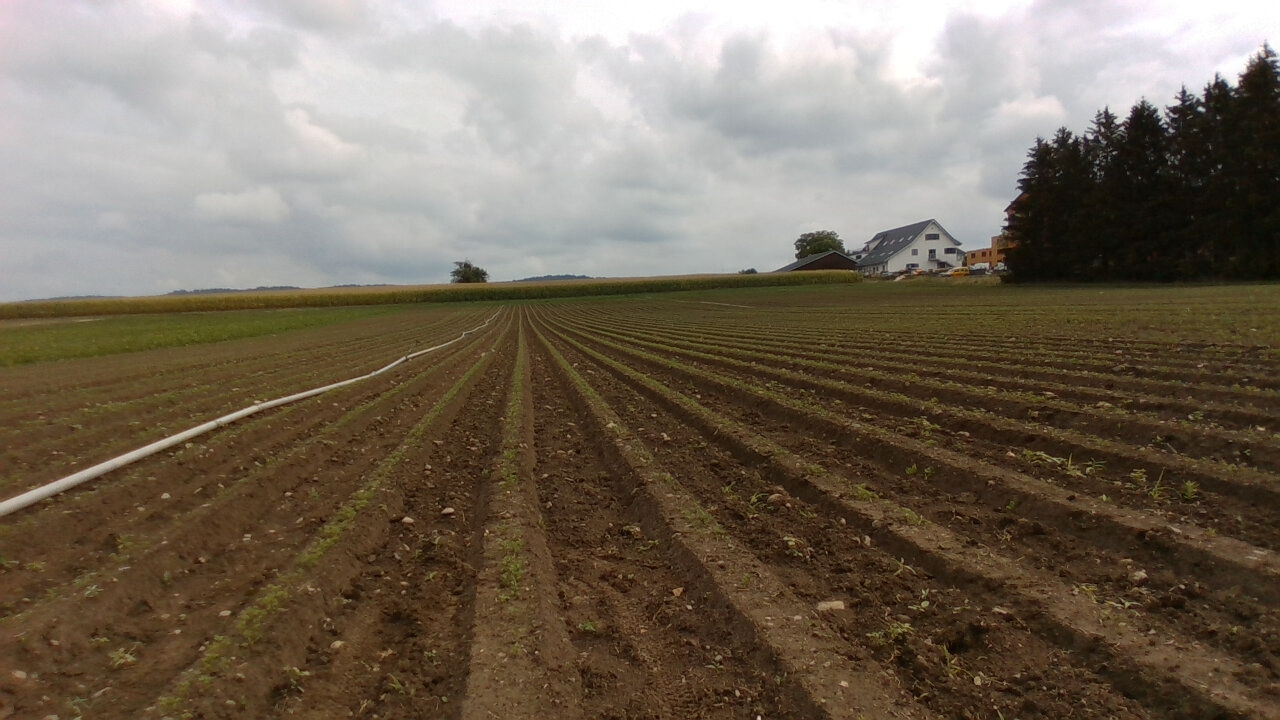
#> input picture Images_Preprocess/crops5.jpg, 1280 x 720 px
$ jupyter execute --allow-errors CropDetection.ipynb   (older library calls are emulated)
#> lines starting #> are read from the running program, lines starting #| are printed output that depends on the picture; after the words box and inside, x2 and y2 are one past the last pixel; in counts of white or black regions, pixels touching at a corner belong together
[cell 1]
import numpy as np
import matplotlib.pyplot as plt
from skimage.io import imread, imshow
from skimage.color import rgb2hsv, rgb2gray, rgb2yuv
from skimage import color, exposure, transform
from skimage.exposure import equalize_hist
import skimage
import pandas as pd
import matplotlib.patches as patches
import matplotlib.image as mpimg
from PIL import Image
from matplotlib.offsetbox import OffsetImage, AnnotationBbox
import cv2
import extcolors
from colormap import rgb2hex
from numpy import shape
import math
import os
from scipy.signal import medfilt
from scipy import ndimage
from numpy import ndarray
from matplotlib.patches import Rectangle
from mpl_toolkits.mplot3d import Axes3D
from matplotlib import cm
from matplotlib import colors
import random
import statistics
from sklearn.cluster import KMeans

[cell 2]
#Image to analyze
folder_name = 'Images_Preprocess'
file_name = 'crops5'

[cell 3]
def read_and_normalize(folder_name, file_name) :
    #read
#> called with folder_name = 'Images_Preprocess', file_name = 'crops5'
    img = cv2.imread(folder_name + '/' + file_name + '.jpg')
#> img is the input picture: shape (720, 1280, 3); mean B, G, R 90.7, 105.8, 117.7

    #resize
    output_width = 900  #set the output size
    wpercent = (output_width/float(img.shape[1]))
#> wpercent = 0.703
    hsize = int((float(img.shape[0])*float(wpercent)))
#> hsize = 506
    img = cv2.resize(img, (output_width,hsize), interpolation = cv2.INTER_AREA)
#> img: shape (506, 900, 3)

    #display
    img = cv2.cvtColor(img, cv2.COLOR_BGR2RGB)
    plt.figure(figsize=(9, 9))
    plt.title('Base Image')
    plt.imshow(img)

    return img

img = read_and_normalize(folder_name, file_name) # read_and_normalize(folder_name, file_name)

[cell 4]
#REMOVE THE SKY

#Given the mask, make where the land is black
def cal_skyline(mask):
    h, w = mask.shape
    for i in range(w): #for each column
        raw = mask[:, i]
        after_median = medfilt(raw, 19)
        try:
            first_zero_index = np.where(after_median == 0)[0][0]
            first_one_index = np.where(after_median == 1)[0][0]
            if first_zero_index > 20: #if the sky is bigger then 20 px starting from the top
                mask[first_one_index:first_zero_index, i] = 1 #put 1 between sky and land
                mask[first_zero_index:, i] = 0 #put 0 in land (appears black)
                mask[:first_one_index, i] = 0 #put 0 before the sky starts
        except:
            continue
    return mask

#Detect Sky Region (small variance between px)
def get_sky_region_gradient(img):
    h, w, _ = img.shape
#> h = 506; w = 900
    img_gray = cv2.cvtColor(img, cv2.COLOR_BGR2GRAY)
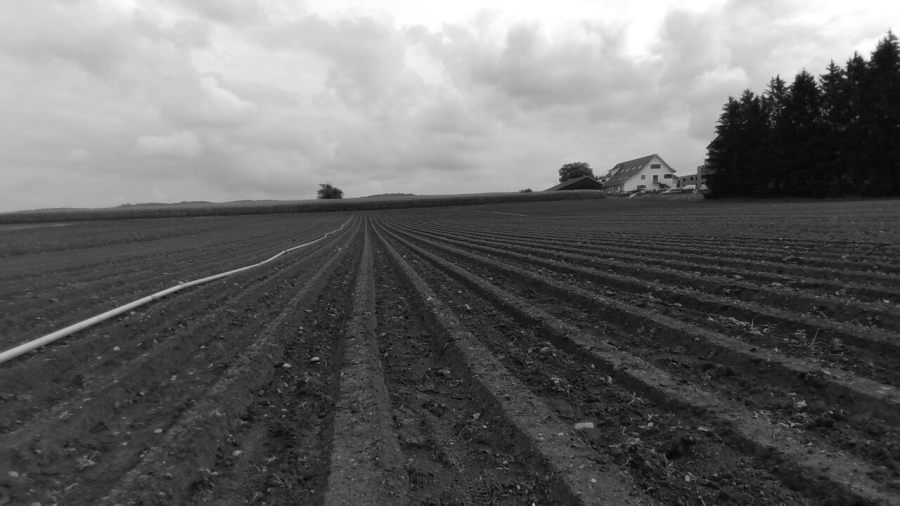
#> img_gray: shape (506, 900); min 6, max 255, mean 102.7
    img_gray = cv2.blur(img_gray, (9, 3))
    img_gray= cv2.medianBlur(img_gray, 5)
    lap = cv2.Laplacian(img_gray, cv2.CV_8U)
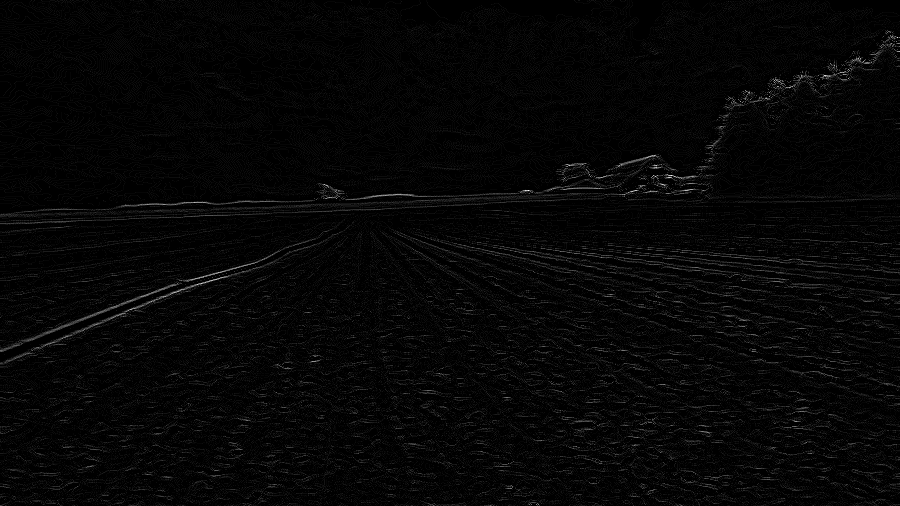
#> lap: shape (506, 900); min 0, max 37, mean 0.9; drawn with min black and max white
    gradient_mask = (lap < 6).astype(np.uint8) # we keep region with small laplacian ->sky
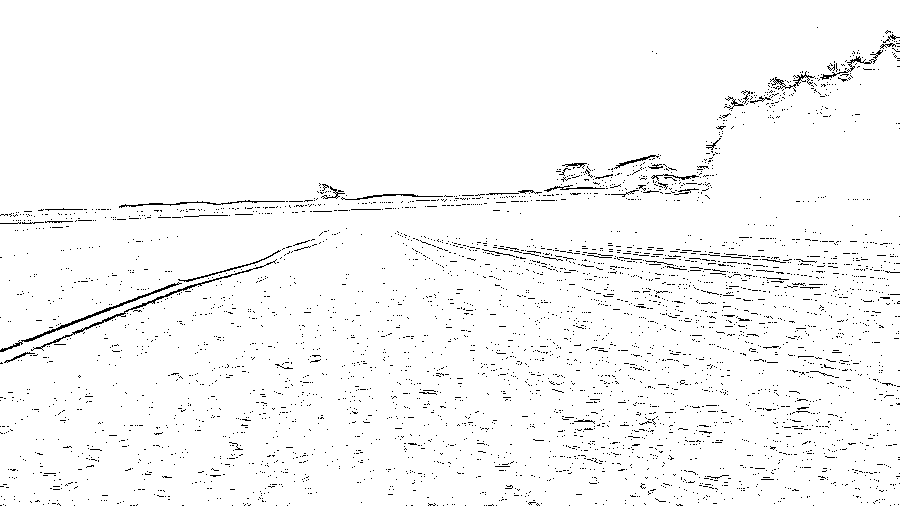
#> gradient_mask: shape (506, 900); values 0 (black) and 1 (white), 97.2% white; black in thin lines or dots
    kernel = cv2.getStructuringElement(cv2.MORPH_RECT, (9, 3))
    mask = cv2.morphologyEx(gradient_mask, cv2.MORPH_ERODE, kernel) #erosion that takes the minimum of neighbouring px
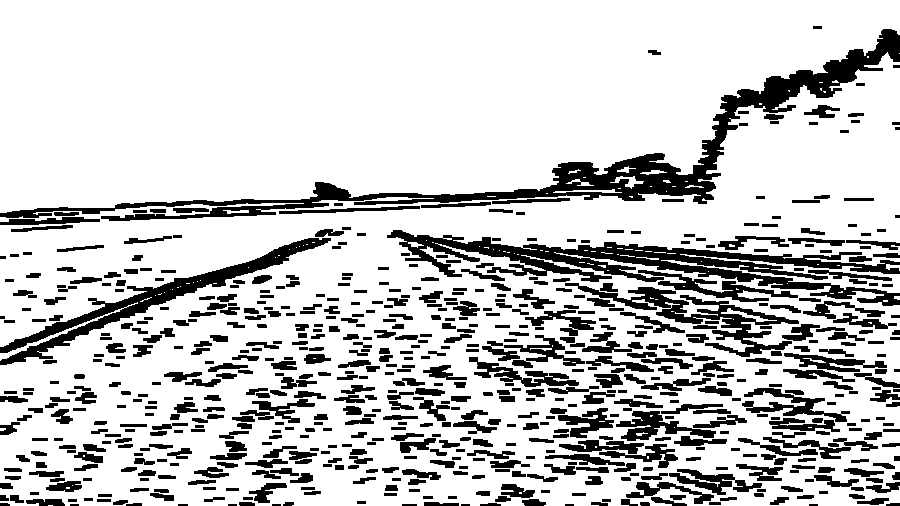
#> mask: shape (506, 900); values 0 (black) and 1 (white), 78.7% white; 681 black regions (11 under 20 px), largest, box (x1, y1, x2, y2) and area: (0, 29, 900, 221) 14529, (387, 230, 900, 306) 10605, (0, 238, 331, 365) 5301
    mask_sky = cal_skyline(mask)
#> the loop in cal_skyline, `for i in range(w):` made 900 passes
#> first_zero_index on passes 1 to 3: 355, 354, 353
#> after the loop in cal_skyline, `for i in range(w):`:
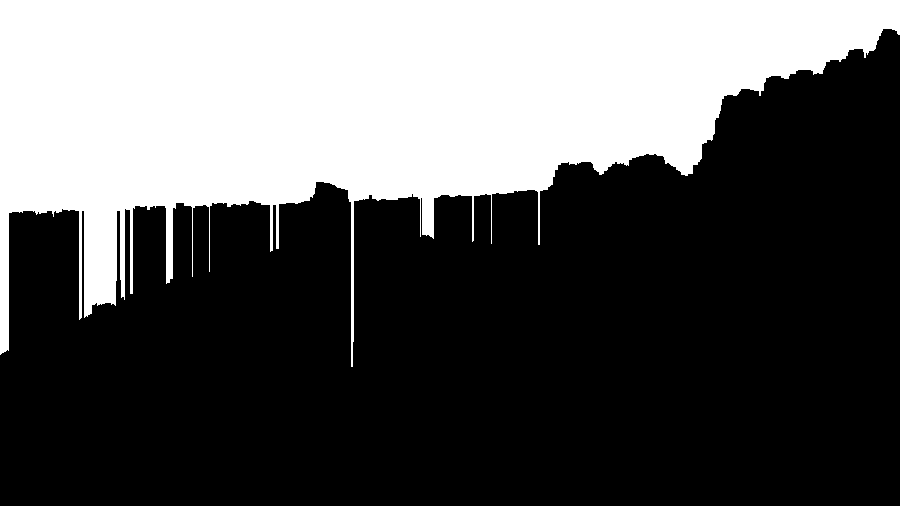
#> mask: shape (506, 900); values 0 (black) and 1 (white), 34.8% white; 1 white region, box (x1, y1, x2, y2) and area: (0, 0, 900, 367) 158272
    after_img = cv2.bitwise_and(img, img, mask=mask_sky)
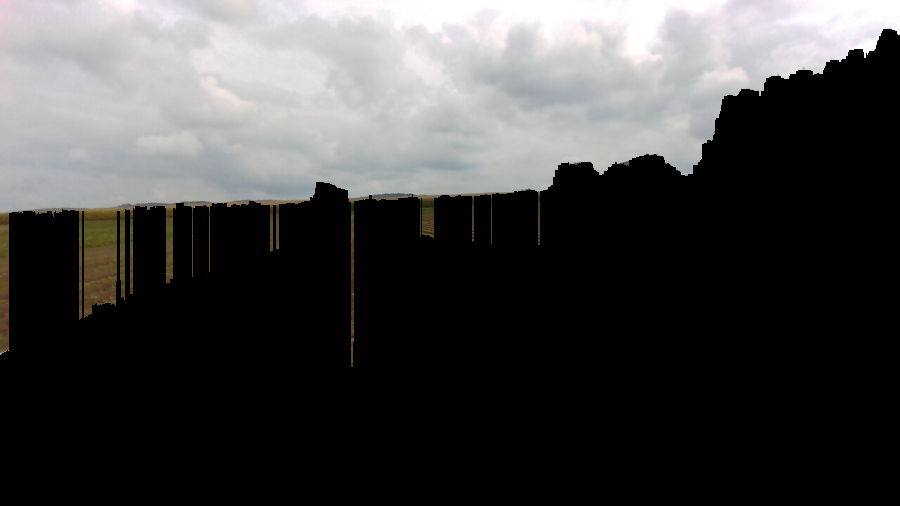
#> after_img: shape (506, 900, 3); mean R, G, B 68.7, 68.4, 68.1
    return after_img


#Cut from the top until less then 60% of sky is detected
def cut_image_from_mask(grad_sky,img):
    low = np.array([1,1,1])
    high = np.array([256,256,256])
    masked_sky = cv2.inRange(grad_sky, low, high)
    h,w = masked_sky.shape
#> h = 506; w = 900
    i = h
#> i = 506
    count = flag = j = 0
    img_new = img
    while((i>0) & (flag==0)):
        i=i-1
        j = count = 0
        while(j<w):
            if (masked_sky[i,j] == 255) : # if px is sky
                count = count + 1
            j=j+1
            if (count > (w*0.3)): #cut until 30% of the line isn't sky
                lim = i;
                flag = 1
#> after the loop, i = 203

    img_new = img[lim:,:,:]
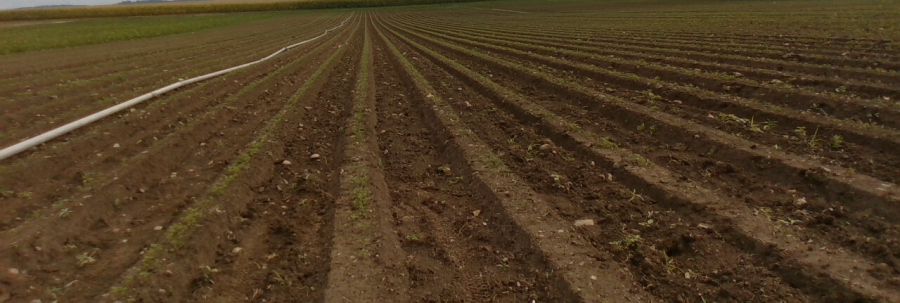
#> img_new: shape (303, 900, 3); mean R, G, B 79, 59.7, 34.9

    plt.figure(figsize=(9, 9))
    plt.title('Image with Sky cut out')
    plt.imshow(img_new)

    return img_new

grad_sky = get_sky_region_gradient(img)
img_no_sky = cut_image_from_mask(grad_sky, img)

[cell 5]
#extract the main colors from the image

im_pil = Image.fromarray(img)
#> (the rest of this cell did not finish here and is left out)

[cell 6]
#creat array with mask for all colors

# [7 lines left out: function mask_vegetation, not called in this run]

img_no_sky_lab = color.rgb2lab(img_no_sky/255)
#> img_no_sky_lab: shape (303, 900, 3) float64; mean of channels 0, 1, 2 26.5, 5.1, 18.4
arr_mask = []

#> (the rest of this cell did not finish here and is left out)

[cell 7]
#Implementation of HT

# [28 lines left out: function hough_line_detector, not called in this run]

#Loop HT around mask of different colors
max_detected = max_detected_new = 0
hough_img = 0
all_lines = []
for mask in arr_mask :
    max_detected_new, hough_img_new, line_sing_col_new = hough_line_detector(mask, img_no_sky)
    if (max_detected_new > max_detected) :
        max_detected = max_detected_new
        final_mask = mask
        hough_img = hough_img_new
        line_sing_col = line_sing_col_new
        print('max = ', max_detected , 'lines detected')
#> after the loop, hough_img = 0; max_detected = 0

#> (the rest of this cell did not finish here and is left out)

$ run again, with Images_Preprocess/crops2.jpg copied over Images_Preprocess/crops5.jpg
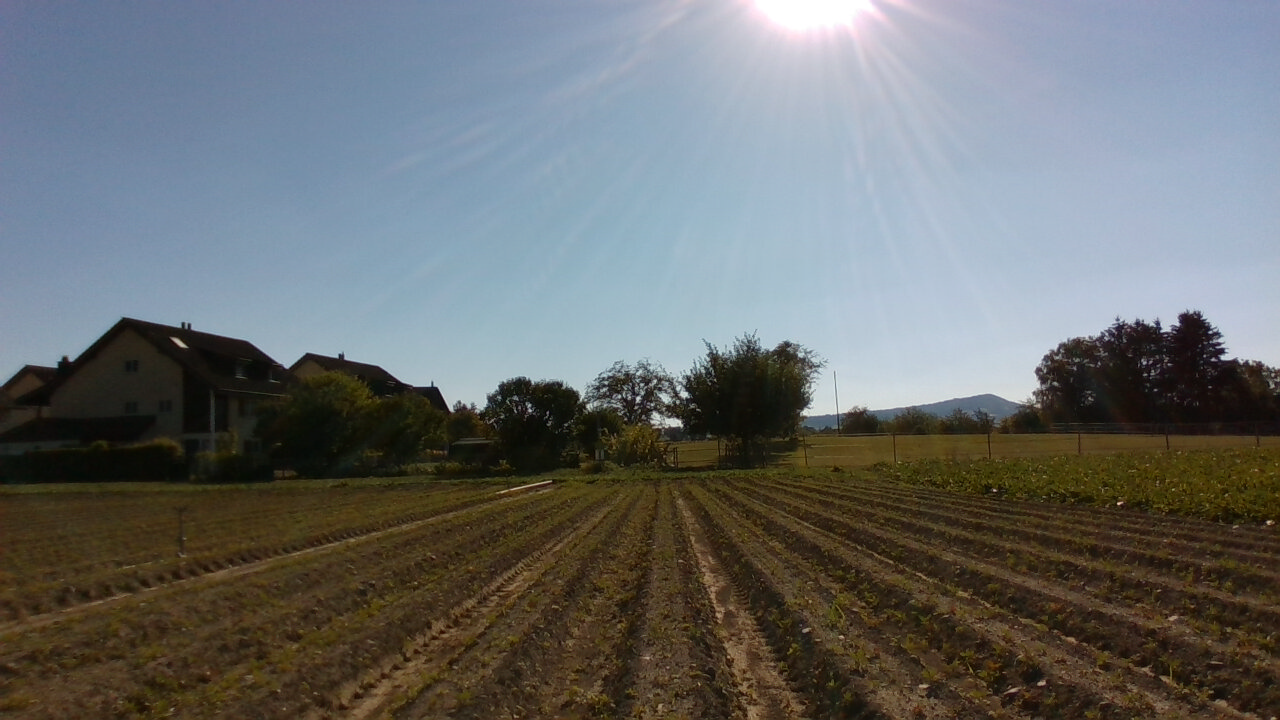
#> input picture Images_Preprocess/crops2.jpg, 1280 x 720 px
#> in read_and_normalize, img is the input picture: shape (720, 1280, 3); mean B, G, R 109.1, 108.7, 105.4
#> in get_sky_region_gradient, `gradient_mask = (lap < 6).astype(np.uint8)`:
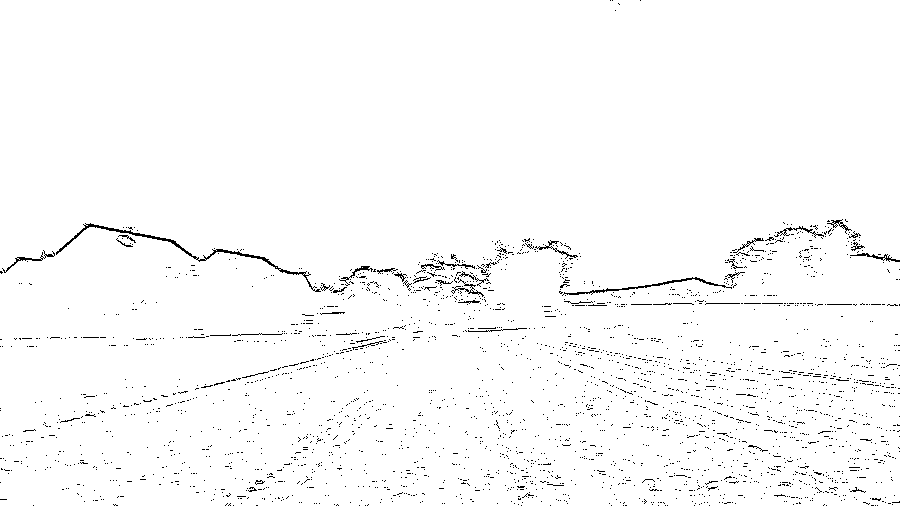
#> gradient_mask: shape (506, 900); values 0 (black) and 1 (white), 98.1% white; black in thin lines or dots
#> the loop in cal_skyline, `for i in range(w):` made 900 passes
#> first_zero_index on passes 1 to 3: 503, 462, 462
#> masked_sky: shape (506, 900); 58.5% white; 51 black regions (39 under 20 px), largest, box (x1, y1, x2, y2) and area: (219, 218, 900, 506) 151786, (109, 226, 218, 506) 20060, (0, 222, 108, 506) 16747
#> in cut_image_from_mask, `img_new = img[lim:,:,:]`:
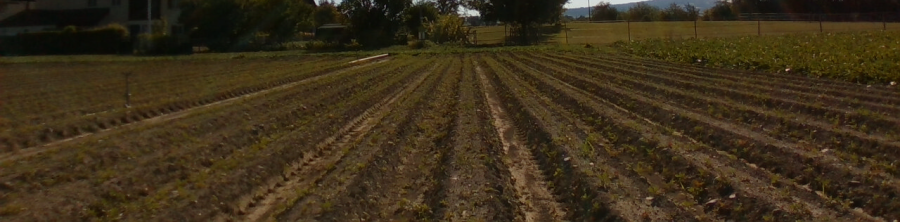
#> img_new: shape (222, 900, 3); mean R, G, B 60.9, 47.7, 26.3
#> img_no_sky_lab: shape (222, 900, 3) float64; mean of channels 0, 1, 2 20.5, 2.8, 15.4
#> after the loop `for mask in arr_mask :`: hough_img = 0

$ run again, with Images_Preprocess/crops3.jpg copied over Images_Preprocess/crops5.jpg
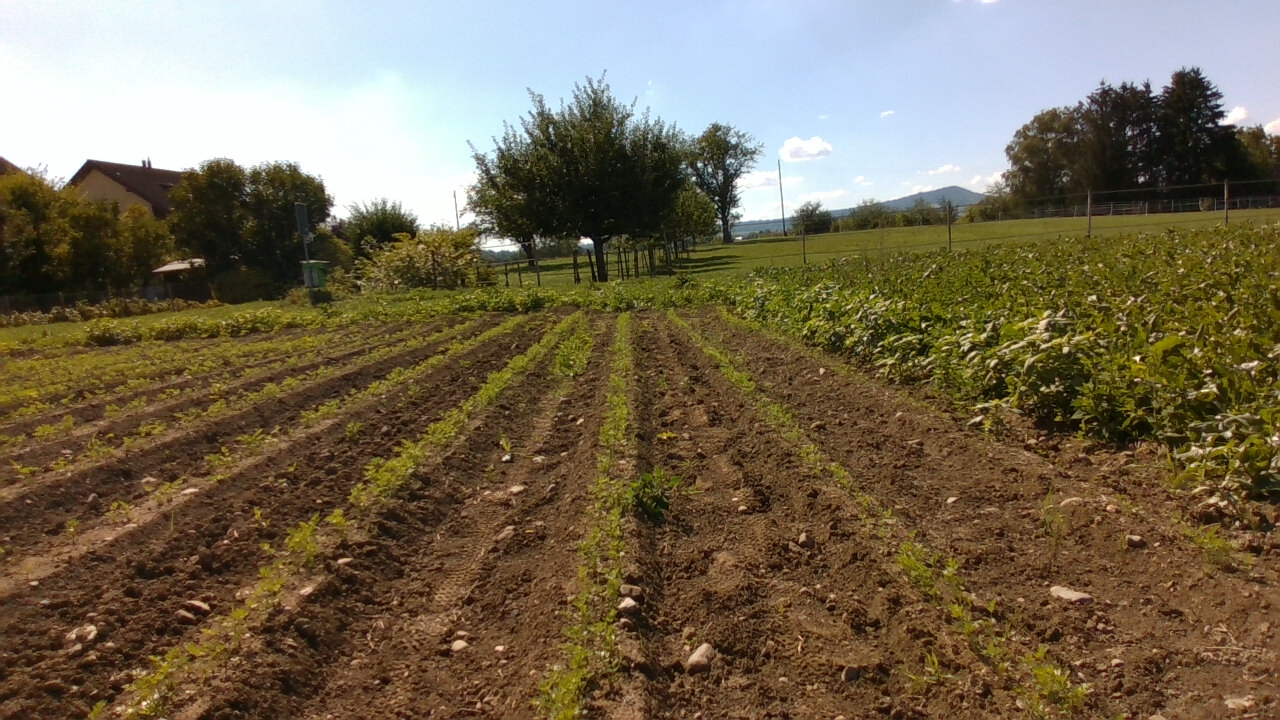
#> input picture Images_Preprocess/crops3.jpg, 1280 x 720 px
#> in read_and_normalize, img is the input picture: shape (720, 1280, 3); mean B, G, R 83.4, 105.9, 117.6
#> in get_sky_region_gradient, `gradient_mask = (lap < 6).astype(np.uint8)`:
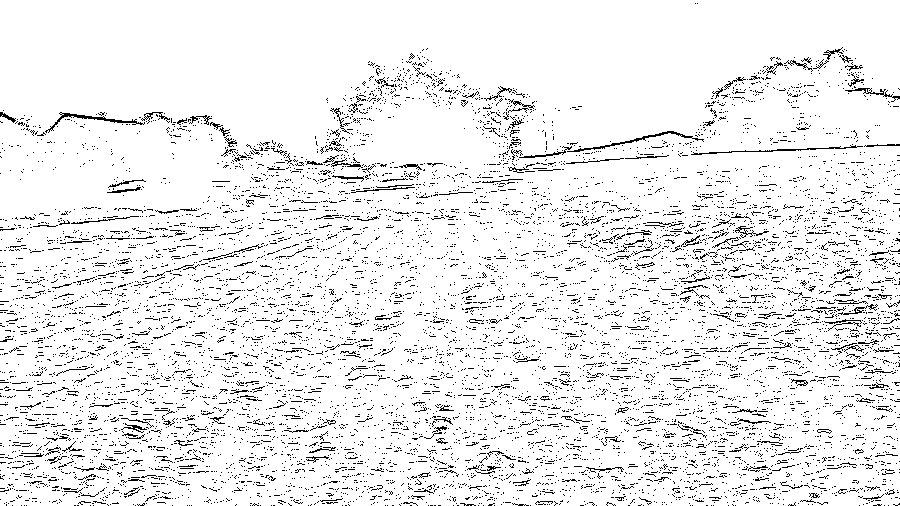
#> gradient_mask: shape (506, 900); values 0 (black) and 1 (white), 92.7% white; black in thin lines or dots
#> the loop in cal_skyline, `for i in range(w):` made 900 passes
#> first_zero_index on passes 1 to 3: 111, 109, 109
#> masked_sky: shape (506, 900); 21.2% white; 49 white regions (30 under 20 px), largest, box (x1, y1, x2, y2) and area: (0, 0, 900, 218) 95270, (691, 156, 702, 200) 347, (691, 311, 702, 320) 67
#> in cut_image_from_mask, `img_new = img[lim:,:,:]`:
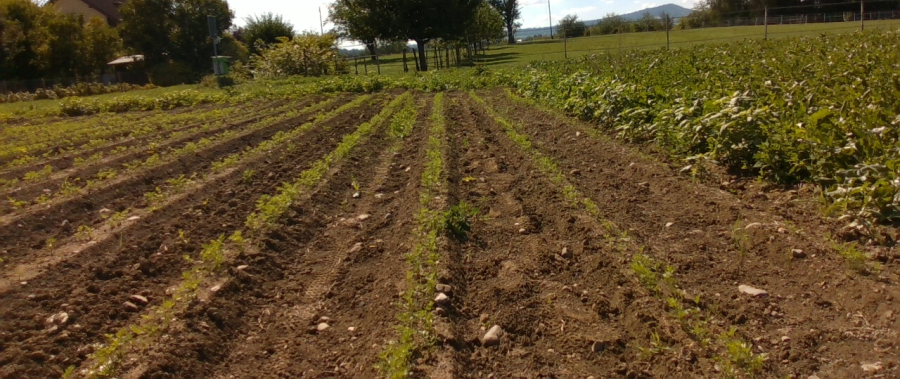
#> img_new: shape (379, 900, 3); mean R, G, B 94.3, 74.2, 40.1
#> img_no_sky_lab: shape (379, 900, 3) float64; mean of channels 0, 1, 2 32.5, 4.2, 22.8
#> after the loop `for mask in arr_mask :`: hough_img = 0
